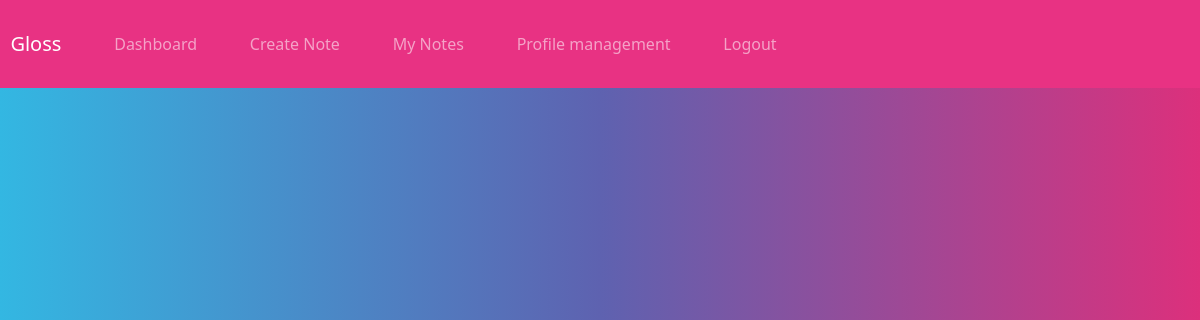
/my-notes (signed in), run on an earlier commit of the app's database.
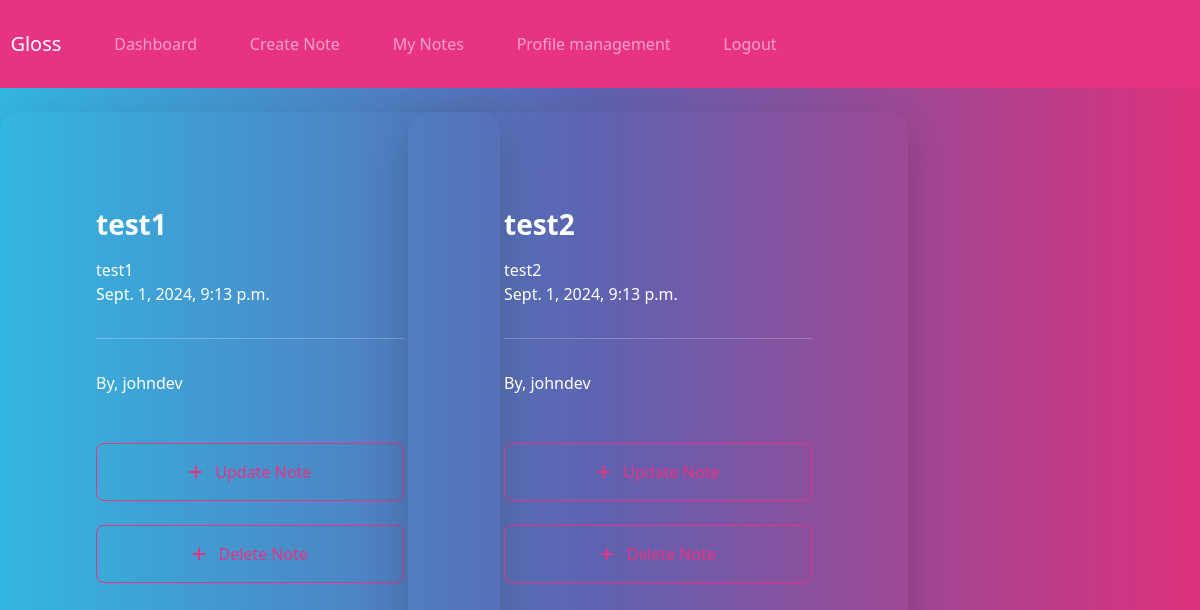
And on a later commit of the database.
### note/models.py (models this page shows)
class Note(models.Model):
    title = models.CharField(max_length=150)
    content = models.CharField(max_length=400)
    date_posted = models.DateTimeField(auto_now_add=True)
    user = models.ForeignKey(User, max_length=10, on_delete=models.CASCADE, null=True)

### note/views.py (the view)
# urls.py: path('my-notes', views.my_notes, name='my-notes'),
@login_required(login_url='my-login')
def my_notes(request):
    current_user = request.user.id
    note = Note.objects.all().filter(user=current_user)
    context = {'AllNotes': note}
    return render(request, 'note/my-notes.html', context)

### note/templates/note/my-notes.html (shortened to what this page needs)
{% extends 'note/navbar.html' %}
{% load static %}
{% block content %}
  <br />
  <div class="row gy-4 row-cols-1 row-cols-md-2 row-cols-xl-3">
    {% for note in AllNotes %}
      <div class="col">
        <div class="container bg-tertiary shadow-lg p-5 form-layout">
          <h3>{{ note.title }}</h3>
          {{ note.content }}
          <br />
          {{ note.date_posted }}
          <br />
          <hr />By, {{ note.user }}
          <br />
          <br />
          <br />
          <a class="btn btn-outline-primary btn-md w-100 btn-block p-2" href="{% url 'update-note' note.id %}"><i class="fa fa-plus" aria-hidden="true"></i> &nbsp; Update Note</a>
          <br />
          <br />
          <a class="btn btn-outline-primary btn-md w-100 btn-block p-2" href="{% url 'delete-note' note.id %}"><i class="fa fa-plus" aria-hidden="true"></i> &nbsp; Delete Note</a>
        </div>
      </div>
    {% endfor %}
  </div>
  <br />
{% endblock %}

### note/templates/note/navbar.html (shortened to what this page needs)
{% load static %}
<html>
  <head>
    <link rel="stylesheet" href="https://bootswatch.com/5/quartz/bootstrap.min.css" />
    <link rel="stylesheet" href="{% static 'css/styles.css' %}" />
    <link rel="stylesheet" href="https://cdnjs.cloudflare.com/ajax/libs/font-awesome/4.7.0/css/font-awesome.min.css" />
  </head>
  <nav class="navbar navbar-expand-lg bg-primary justify-content-center" data-bs-theme="dark">
    <a class="navbar-brand main-heading">&nbsp; Gloss</a>
    <div class="collapse navbar-collapse text-center" id="navbarNavDropdown">
      <ul class="navbar-nav ml-auto">
        &nbsp; &nbsp; &nbsp;<li class="nav-link">
          <a class="nav-link" href="{% url 'dashboard' %}">Dashboard</a>
        </li>&nbsp; &nbsp; &nbsp;<li class="nav-link">
          <a class="nav-link" href="{% url 'create-note' %}">Create Note</a>
        </li>&nbsp; &nbsp; &nbsp;<li class="nav-link">
          <a class="nav-link" href="{% url 'my-notes' %}">My Notes</a>
        </li>&nbsp; &nbsp; &nbsp;<li class="nav-link">
          <a class="nav-link" href="{% url 'profile-management' %}">Profile management</a>
        </li>&nbsp; &nbsp; &nbsp;<li class="nav-link">
          <a class="nav-link" href="{% url 'user-logout' %}">Logout</a>
        </li>
      </ul>
    </div>
  </nav>
  {% block content %}
  {% endblock %}
</html>

### static/css/styles.css (style rules this page uses)
.form-layout { border-radius: 20px; width: 500px; }

What changed in the data, as far as the page shows it:
added Note: title "test1", content "test1", date_posted "Sept. 1, 2024, 9:13 p.m.", user "johndev"
added Note: title "test2", content "test2", date_posted "Sept. 1, 2024, 9:13 p.m.", user "johndev"
